Frame 1 (no input): blank canvas, image omitted
Frame 60 (the mouse pressed at the canvas centre just before this capture): blank canvas, image omitted
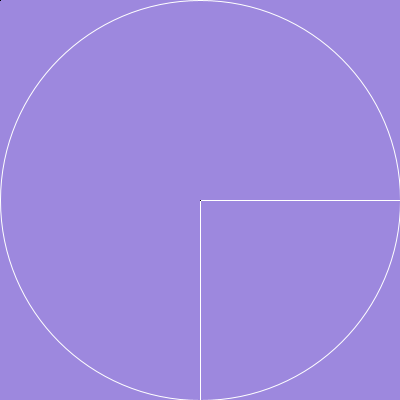
Frame 120 (the mouse held since frame 60 and released just before this capture)

The Processing sketch whose frames 1 and 60 were blank and that drew this single picture after the mouse press (run headless with seeded random() and noise(); from frame 60 on, the mouse is pressed at the canvas centre):

// Processing sketch: processing_182980
// ── processing_182980.pde

float opa;
color col;

void setup()
{
  size(400, 400);
  background(#9D88DE);
  smooth();
}

void draw() 
{
 
  variableEllipse(mouseX, mouseY, pmouseX, pmouseY);
  col = color (int(random (255)), int(random (255)), int(random (255)));
   opa=mouseY*1;
}



void variableEllipse(int x, int y, int px, int py) 
{
  float speed = abs(x-px) + abs(y-py);
  stroke(speed);
  fill (col, opa);
  rect(x, y, speed, speed);
  ellipse(x,y,speed,speed);
  triangle(x,y,x,y,x,y);
  
}
